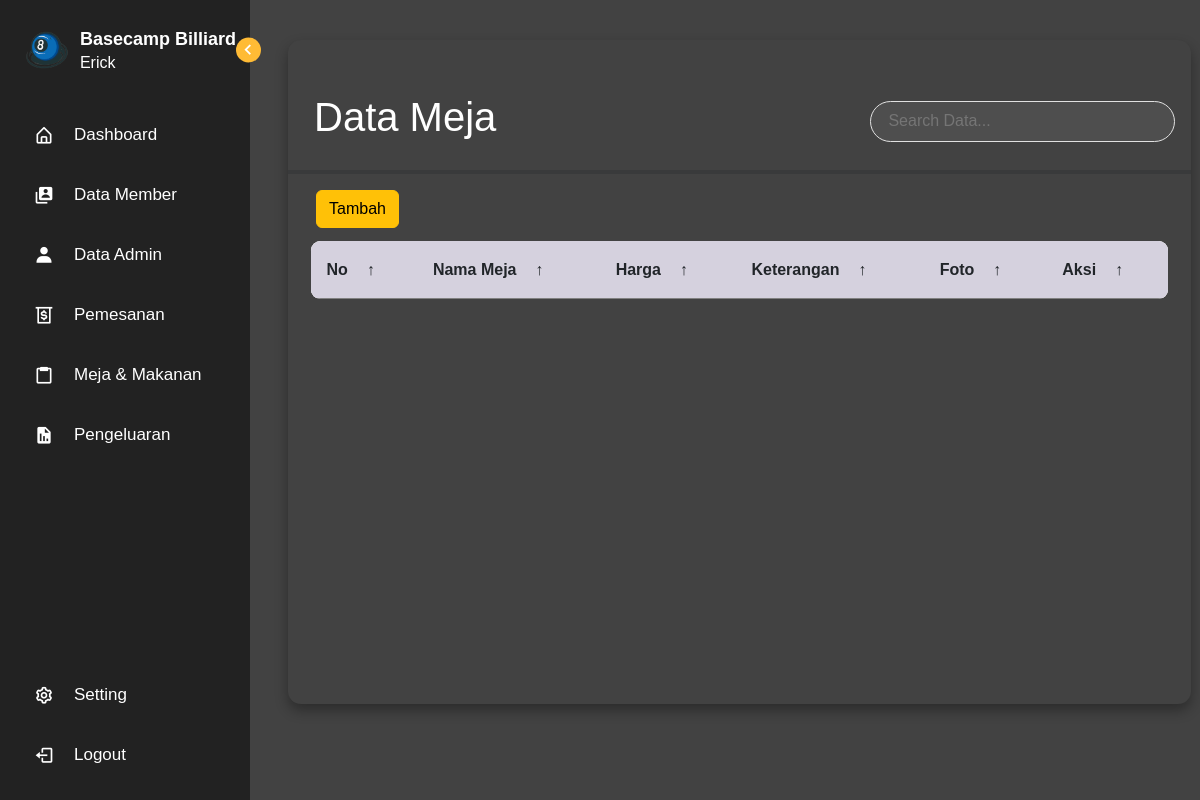
The page /admin.php?page=meja (signed in) on the database as committed earlier.
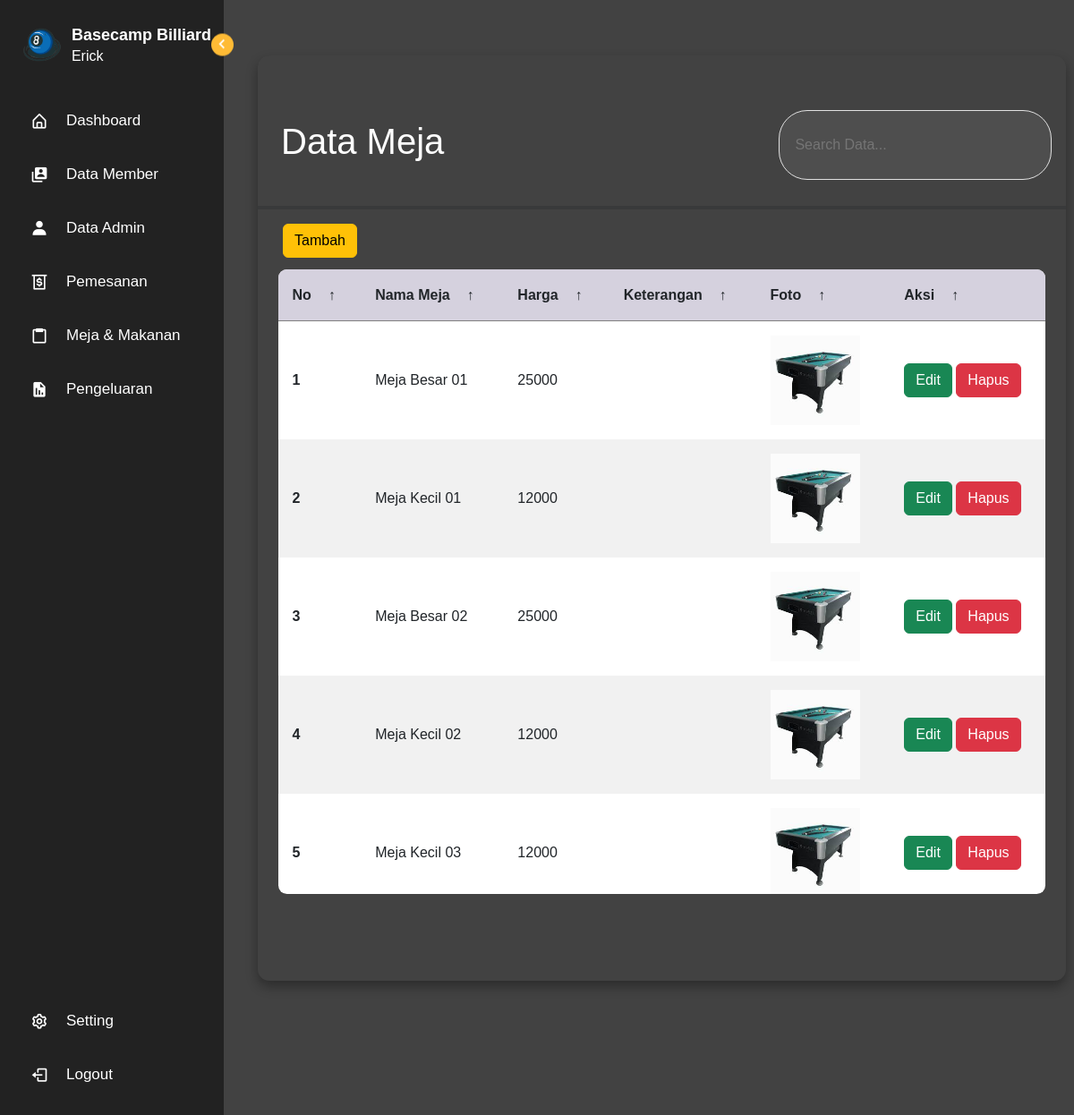
The same page on the database as committed later.
### tables this page shows
CREATE TABLE `meja` (
  `idmeja` int(11) NOT NULL,
  `nm` varchar(35) NOT NULL,
  `ket` text NOT NULL,
  `harga` int(11) NOT NULL,
  `foto` text NOT NULL
);

### functions.php (called while the page is built, shortened)
<?php
$conn = mysqli_connect("localhost", "root", "", "db_billiard");
function query($query)
{
  global $conn;
  $result = mysqli_query($conn, $query);
  $rows = [];
  while ($row = mysqli_fetch_assoc($result)) {
    $rows[] = $row;
  }
  return $rows;
}

### admin/lapangan.php (the view, shortened to what this page needs)
<?php
include_once(__DIR__ . '/../functions.php');
$lapangan = query("SELECT * FROM meja");
?>
  <link rel="stylesheet" href="../css/form.css">
  <link rel="stylesheet" href="https://cdnjs.cloudflare.com/ajax/libs/font-awesome/4.7.0/css/font-awesome.min.css">
<body>
  <div class="container-fluid">
    <main class="table">
      <section class="table__header mt-5">
        <h1 style="margin-left:10px;">Data Meja</h1>
        <div class="input-group">
          <input type="search" name="search" id="searchInput" oninput="searchTable()" placeholder="Search Data...">
        </div>
      </section>
      <hr>
      <button class="btn btn-inti btn btn-warning" style="margin-left: 28px;" data-bs-toggle="modal" data-bs-target="#tambahModal1">Tambah</button>
      <section class="table__body">
        <table>
          <thead>
            <tr>
              <th> No <span class="icon-arrow">&UpArrow;</span></th>
              <th> Nama Meja <span class="icon-arrow">&UpArrow;</span></th>
              <th> Harga <span class="icon-arrow">&UpArrow;</span></th>
              <th> Keterangan <span class="icon-arrow">&UpArrow;</span></th>
              <th> Foto <span class="icon-arrow">&UpArrow;</span></th>
              <th> aksi <span class="icon-arrow">&UpArrow;</span></th>
            </tr>
          </thead>
          <tbody id="dataTable">
            <?php $i = 1; ?>
            <?php foreach ($lapangan as $row) : ?>
              <tr>
                <th scope="row"><?= $i++; ?></th>
                <td><?= $row["nm"]; ?></td>
                <td><?= $row["harga"]; ?></td>
                <td><?= $row["ket"]; ?></td>
                <td><img src="./img/<?= $row["foto"]; ?>" id="imglap" width="100" height="100"></td>
                <td>
                  <button class="btn btn-inti btn btn-success" data-bs-toggle="modal" data-bs-target="#editModal<?= $row["idmeja"]; ?>">Edit</button>
                  <a href="admin/kontrol/hapusLpg.php?id=<?= $row["idmeja"]; ?>" class="btn btn-danger">Hapus</a>
                </td>
              </tr>
            <?php endforeach; ?>
          </tbody>
        </table>
      </section>
    </main>

### admin.php (shortened to what this page needs)
<?php
require "functions.php";
?>
<!DOCTYPE html>
<html lang="en">
<head>
    <link rel="stylesheet" href="css/style.css">
    <link href='https://unpkg.com/boxicons@2.1.1/css/boxicons.min.css' rel='stylesheet'>
    <link rel="stylesheet" href="https://cdn.jsdelivr.net/npm/bootstrap@5.3.0/dist/css/bootstrap.min.css">
</head>
<body>
    <nav class="sidebar">
        <header>
            <div class="image-text">
                <span class="image">
                    <img src="../logo.png" class="logo" style="width: 80px;" alt="">
                </span>
                <div class="text logo-text">
                    <span class="name">Basecamp Billiard</span>
                    <span class="profession"><?= $_SESSION["nama"]; ?></span>
                </div>
            </div>
            <i class='bx bx-chevron-right toggle'></i>
        </header>
        <div class="menu-bar">
            <div class="menu">
                <ul class="menu-links">
                    <li class="nav-link">
                        <a href="admin.php?page=home">
                            <i class='bx bx-home-alt icon'></i>
                            <span class="text nav-text">Dashboard</span>
                        </a>
                    </li>
                    <li class="nav-link">
                        <a href="admin.php?page=member">
                            <i class='bx bxs-user-account icon'></i>
                            <span class="text nav-text">Data Member</span>
                        </a>
                    </li>
                    <li class="nav-link">
                        <a href="admin.php?page=admin">
                            <i class='bx bxs-user icon'></i>
                            <span class="text nav-text">Data Admin</span>
                        </a>
                    </li>
                    <li class="nav-link">
                        <a href="#sidemenu2" data-bs-toggle="collapse" aria-current="page">
                            <i class='bx bx-money-withdraw icon'></i>
                            <span class="text nav-text">Pemesanan</span>
                        </a>
                    </li>
                    <li class="nav-link down">
                        <a href="#sidemenu" data-bs-toggle="collapse" aria-current="page">
                            <i class='bx bx-clipboard icon'></i>
                            <span class="text nav-text">Meja & Makanan </span>
                        </a>
                    </li>
                    <li class="nav-link">
                        <a href="admin.php?page=pengeluaran">
                            <i class='bx bxs-report icon'></i>
                            <span class="text nav-text">Pengeluaran</span>
                        </a>
                    </li>
                </ul>
            </div>
            <div class="bottom-content">
                <li class="">
                    <a href="admin.php?page=setting">
                        <i class='bx bx-cog icon'></i>
                        <span class="text nav-text">Setting</span>
                    </a>
                </li>
                <li class="">
                    <a href="../logout.php">
                        <i class='bx bx-log-out icon'></i>
                        <span class="text nav-text">Logout</span>
                    </a>
                </li>
            </div>
        </div>
    </nav>
    <section class="home">
        <div class="text"></div>
        <?php
        if (isset($_GET['page'])) {
            $page = $_GET['page'];
            switch ($page) {
                case 'meja':
                    include 'admin/lapangan.php';
                    break;
            }
        } else {
            include 'admin/setting.php';
        }
        ?>
    </section>
</body>
</html>

### css/style.css (style rules this page uses)
* { margin: 0; padding: 0; box-sizing: border-box; font-family: 'Poppins', sans-serif; }
:root { --body-color: #E4E9F7; --sidebar-color: #FFF; --primary-color: #695CFE; --primary-color-light: #F6F5FF; --toggle-color: #DDD; --text-color: #707070; --tran-03: all 0.2s ease; --tran-03: all 0.3s ease; --tran-04: all 0.3s ease; --tran-05: all 0.3s ease; }
body { min-height: 100vh; background-color: var(--body-color); transition: var(--tran-05); }
.sidebar { position: fixed; top: 0; left: 0; height: 100%; width: 250px; padding: 10px 14px; background: #222222; transition: var(--tran-05); z-index: 100; }
.sidebar li { height: 50px; list-style: none; display: flex; align-items: center; margin-top: 10px; }
.sidebar header .image, .sidebar .icon { min-width: 60px; border-radius: 6px; }
.sidebar .icon { min-width: 60px; border-radius: 6px; height: 100%; display: flex; align-items: center; justify-content: center; font-size: 20px; }
.sidebar .text, .sidebar .icon { color: #fff; transition: var(--tran-03); }
.sidebar .text { font-size: 17px; font-weight: 500; white-space: nowrap; opacity: 1; }
.sidebar header { position: relative; }
.sidebar header .image-text { display: flex; align-items: center; }
.sidebar header .logo-text { display: flex; flex-direction: column; }
header .image-text .name { margin-top: 2px; font-size: 18px; font-weight: 600; }
header .image-text .profession { font-size: 16px; margin-top: -2px; display: block; }
.sidebar header .image { display: flex; align-items: center; justify-content: center; }
.sidebar header .image img { width: 40px; border-radius: 6px; }
.sidebar header .toggle { position: absolute; top: 50%; right: -25px; transform: translateY(-50%) rotate(180deg); height: 25px; width: 25px; background-color: #FFBB35; color: var(--sidebar-color); border-radius: 50%; display: flex; align-items: center; justify-content: center; font-size: 22px; cursor: pointer; transition: var(--tran-05); }
.sidebar .menu { margin-top: 10px; }
.sidebar li a { list-style: none; height: 100%; background-color: transparent; display: flex; align-items: center; height: 100%; width: 100%; border-radius: 6px; text-decoration: none; transition: var(--tran-03); }
.sidebar .menu-bar { height: calc(100% - 90px); display: flex; flex-direction: column; justify-content: space-between; overflow-y: scroll; }
.home { position: absolute; top: 0; top: 0; left: 250px; height: 100vh; width: calc(100% - 250px); background-color: #424242; transition: var(--tran-05); }
.home .text { font-size: 30px; font-weight: 500; color: #fff; padding: 12px 60px; }
.sidebar .menu-bar .menu-links { padding: 0px; }

Rows that differ between the two databases and show on the page:
added meja: nm "Meja Besar 01", harga "25000", foto (picture)
added meja: nm "Meja Kecil 01", harga "12000", foto (picture)
added meja: nm "Meja Besar 02", harga "25000", foto (picture)
added meja: nm "Meja Kecil 02", harga "12000", foto (picture)
added meja: nm "Meja Kecil 03", harga "12000", foto (picture)
